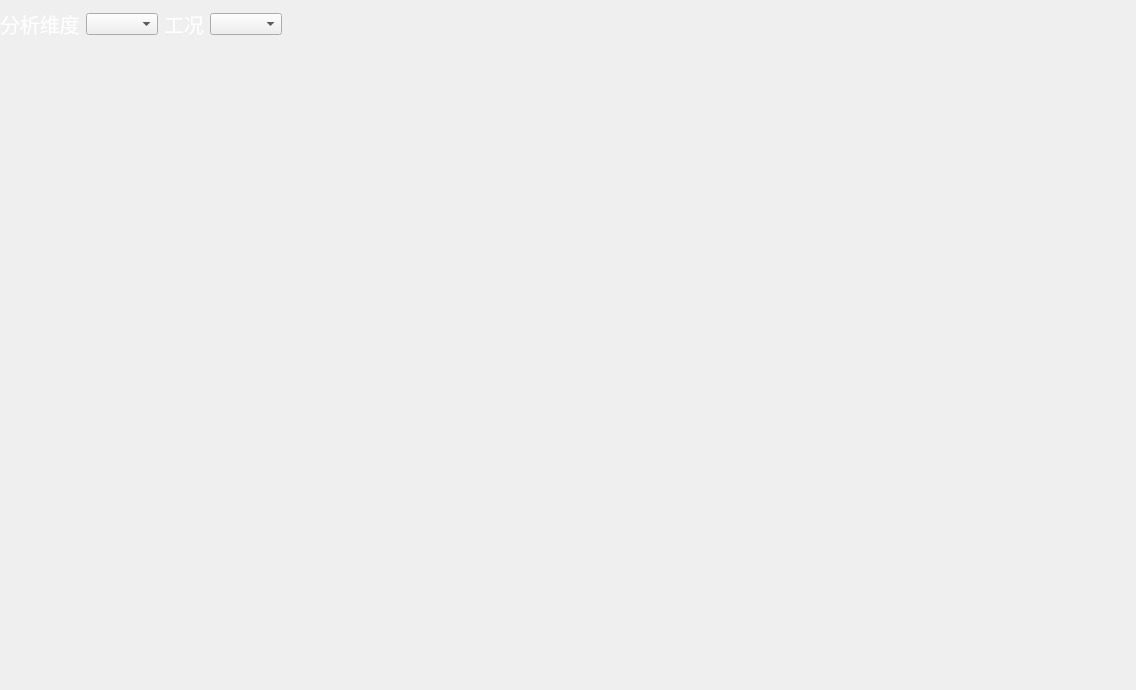
<?xml version="1.0" encoding="UTF-8"?>
<ui version="4.0">
 <class>ChartsViewerClass</class>
 <widget class="QMainWindow" name="ChartsViewerClass">
  <property name="geometry">
   <rect>
    <x>0</x>
    <y>0</y>
    <width>1136</width>
    <height>690</height>
   </rect>
  </property>
  <property name="windowTitle">
   <string>ChartsViewer</string>
  </property>
  <property name="styleSheet">
   <string notr="true">#centralWidget{border-image:url(:/image/background.png)}
#label,#label_2{
           font-size: 20px;
           color: #FFFFFF;
           padding-left: 0px;
           padding-top: 0px;
           padding-bottom: 0px;
}</string>
  </property>
  <widget class="QWidget" name="centralWidget">
   <layout class="QVBoxLayout" name="verticalLayout" stretch="0,0,1">
    <property name="spacing">
     <number>9</number>
    </property>
    <property name="leftMargin">
     <number>0</number>
    </property>
    <property name="topMargin">
     <number>0</number>
    </property>
    <property name="rightMargin">
     <number>0</number>
    </property>
    <property name="bottomMargin">
     <number>0</number>
    </property>
    <item>
     <widget class="HeaderWidget" name="headerWidget" native="true"/>
    </item>
    <item>
     <layout class="QHBoxLayout" name="horizontalLayout_3">
      <item>
       <layout class="QHBoxLayout" name="horizontalLayout">
        <item>
         <widget class="QLabel" name="label">
          <property name="text">
           <string>分析维度</string>
          </property>
         </widget>
        </item>
        <item>
         <widget class="QComboBox" name="comboBox"/>
        </item>
       </layout>
      </item>
      <item>
       <layout class="QHBoxLayout" name="horizontalLayout_2">
        <item>
         <widget class="QLabel" name="label_2">
          <property name="text">
           <string>工况</string>
          </property>
         </widget>
        </item>
        <item>
         <widget class="QComboBox" name="comboBox_2"/>
        </item>
       </layout>
      </item>
      <item>
       <spacer name="horizontalSpacer">
        <property name="orientation">
         <enum>Qt::Horizontal</enum>
        </property>
        <property name="sizeHint" stdset="0">
         <size>
          <width>40</width>
          <height>20</height>
         </size>
        </property>
       </spacer>
      </item>
     </layout>
    </item>
    <item>
     <widget class="CustomFlowWidget" name="customFlowWidget" native="true"/>
    </item>
   </layout>
  </widget>
  <widget class="QMenuBar" name="menuBar">
   <property name="geometry">
    <rect>
     <x>0</x>
     <y>0</y>
     <width>1136</width>
     <height>23</height>
    </rect>
   </property>
  </widget>
 </widget>
 <layoutdefault spacing="6" margin="11"/>
 <customwidgets>
  <customwidget>
   <class>HeaderWidget</class>
   <extends>QWidget</extends>
   <header>ui/base/HeaderWidget.h</header>
   <container>1</container>
  </customwidget>
  <customwidget>
   <class>CustomFlowWidget</class>
   <extends>QWidget</extends>
   <header>ui/base/CustomFlowWidget.h</header>
   <container>1</container>
  </customwidget>
 </customwidgets>
 <resources>
  <include location="../SensorViz3D.qrc"/>
 </resources>
 <connections/>
</ui>
